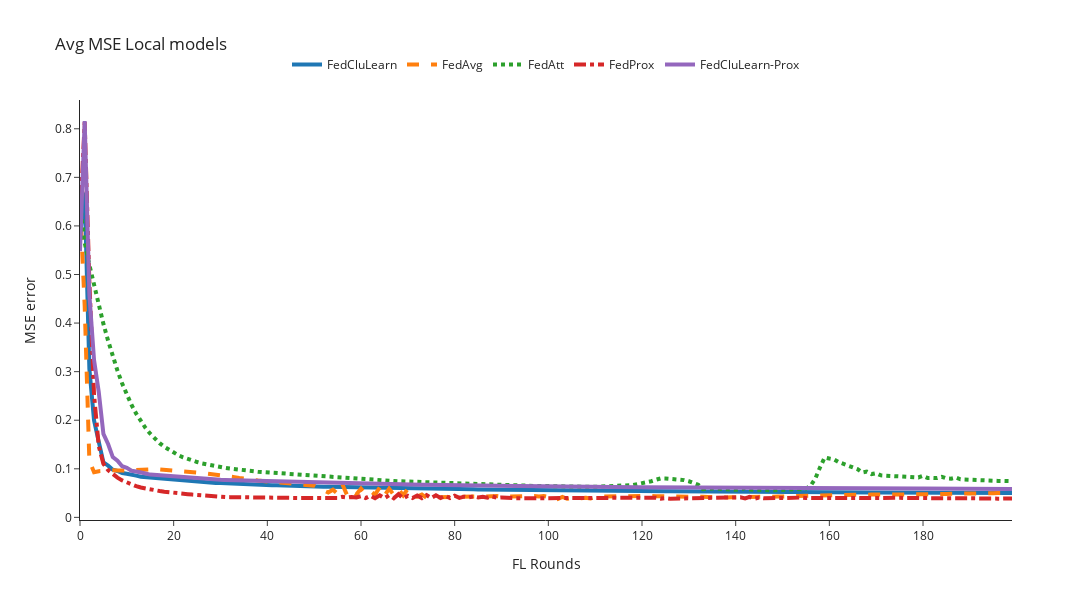

Source (notebook cell):
### Code cell
mse_column = 'mse'
n_rounds, y = preprocessing_results(filenames=local_filenames, mse_column=mse_column)
plot_plotly(n_rounds, y, title='Avg MSE Local models', y_axis_title=f'{mse_column.upper()} error', y_axis_max=0.3)

### Figure 1 — Plotly figure (JSON) as saved in the notebook; plotly's stock layout.template omitted (floating-point values rounded to 4 significant figures; data arrays with more than 128 entries replaced by an {"elided": "..."} marker saying what was removed)
{"data": [{"line": {"dash": "solid", "width": 4}, "mode": "lines", "name": "FedCluLearn", "type": "scatter", "x": {"elided": "201 int values"}, "y": {"elided": "200 float values"}}, {"line": {"dash": "dash", "width": 4}, "mode": "lines", "name": "FedAvg", "type": "scatter", "x": {"elided": "201 int values"}, "y": {"elided": "200 float values"}}, {"line": {"dash": "dot", "width": 4}, "mode": "lines", "name": "FedAtt", "type": "scatter", "x": {"elided": "201 int values"}, "y": {"elided": "200 float values"}}, {"line": {"dash": "dashdot", "width": 4}, "mode": "lines", "name": "FedProx", "type": "scatter", "x": {"elided": "201 int values"}, "y": {"elided": "200 float values"}}, {"line": {"dash": "solid", "width": 4}, "mode": "lines", "name": "FedCluLearn-Prox", "type": "scatter", "x": {"elided": "201 int values"}, "y": {"elided": "200 float values"}}], "layout": {"height": 600, "legend": {"orientation": "h", "x": 0.5, "xanchor": "center", "y": 1.05, "yanchor": "bottom"}, "title": {"text": "Avg MSE Local models"}, "width": 1200, "xaxis": {"title": {"text": "FL Rounds"}}, "yaxis": {"title": {"text": "MSE error"}}}}
